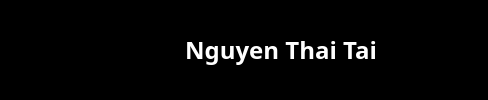
     <widget class="QFrame" name="main_header">
      <property name="maximumSize">
       <size>
        <width>16777215</width>
        <height>16777215</height>
       </size>
      </property>
      <property name="styleSheet">
       <string notr="true">QFrame
{
	border-bottom: 1px solid #000;
	background-color: rgb(0, 0, 0);
}
</string>
      </property>
      <property name="frameShape">
       <enum>QFrame::WinPanel</enum>
      </property>
      <property name="frameShadow">
       <enum>QFrame::Raised</enum>
      </property>
      <layout class="QHBoxLayout" name="horizontalLayout_2">
       <property name="spacing">
        <number>0</number>
       </property>
       <property name="leftMargin">
        <number>0</number>
       </property>
       <property name="topMargin">
        <number>0</number>
       </property>
       <property name="rightMargin">
        <number>0</number>
       </property>
       <property name="bottomMargin">
        <number>0</number>
       </property>
       <item>
        <widget class="QFrame" name="tittle_bar_container">
         <property name="enabled">
          <bool>true</bool>
         </property>
         <property name="maximumSize">
          <size>
           <width>16777215</width>
           <height>16777215</height>
          </size>
         </property>
         <property name="styleSheet">
          <string notr="true">
background-color: rgb(0, 0, 0);</string>
         </property>
         <property name="frameShape">
          <enum>QFrame::StyledPanel</enum>
         </property>
         <property name="frameShadow">
          <enum>QFrame::Raised</enum>
         </property>
         <layout class="QHBoxLayout" name="horizontalLayout_5">
          <property name="spacing">
           <number>0</number>
          </property>
          <property name="leftMargin">
           <number>0</number>
          </property>
          <property name="topMargin">
           <number>0</number>
          </property>
          <property name="rightMargin">
           <number>0</number>
          </property>
          <property name="bottomMargin">
           <number>0</number>
          </property>
          <item>
           <widget class="QFrame" name="left_menu_toggle">
            <property name="maximumSize">
             <size>
              <width>50</width>
              <height>16777215</height>
             </size>
            </property>
            <property name="styleSheet">
             <string notr="true">QFrame{
	background-color: #000;
}
QPushButton{
	padding: 5px 10px;
	border: none;
	border-radius: 10px;
	background-color: #000;
	color: #fff
}
QPushButton:Hover
{
		background-color: rgb(0, 92, 157);
}</string>
            </property>
            <property name="frameShape">
             <enum>QFrame::StyledPanel</enum>
            </property>
            <property name="frameShadow">
             <enum>QFrame::Raised</enum>
            </property>
            <layout class="QHBoxLayout" name="horizontalLayout_4">
             <property name="spacing">
              <number>0</number>
             </property>
             <property name="leftMargin">
              <number>0</number>
             </property>
             <property name="topMargin">
              <number>0</number>
             </property>
             <property name="rightMargin">
              <number>0</number>
             </property>
             <property name="bottomMargin">
              <number>0</number>
             </property>
             <item>
              <widget class="QPushButton" name="pushButton">
               <property name="maximumSize">
                <size>
                 <width>16777215</width>
                 <height>50</height>
                </size>
               </property>
               <property name="styleSheet">
                <string notr="true">QPushButton{
	border-radius: 5px;
}
QPushButton:hover{
	
	background-color: rgb(0, 92, 157 );
}

</string>
               </property>
               <property name="text">
                <string/>
               </property>
               <property name="icon">
                <iconset resource="nike_app.qrc">
                 <normaloff>:/icons/resources/icons/cil-menu.png</normaloff>:/icons/resources/icons/cil-menu.png</iconset>
               </property>
               <property name="iconSize">
                <size>
                 <width>24</width>
                 <height>24</height>
                </size>
               </property>
              </widget>
             </item>
            </layout>
           </widget>
          </item>
          <item>
           <widget class="QFrame" name="tittle_bar">
            <property name="font">
             <font>
              <pointsize>15</pointsize>
             </font>
            </property>
            <property name="styleSheet">
             <string notr="true">QLabel
{
	color: #fff;
}</string>
            </property>
            <property name="frameShape">
             <enum>QFrame::StyledPanel</enum>
            </property>
            <property name="frameShadow">
             <enum>QFrame::Raised</enum>
            </property>
            <layout class="QHBoxLayout" name="horizontalLayout_6">
             <item>
              <widget class="QFrame" name="logo">
               <property name="minimumSize">
                <size>
                 <width>70</width>
                 <height>0</height>
                </size>
               </property>
               <property name="maximumSize">
                <size>
                 <width>70</width>
                 <height>150</height>
                </size>
               </property>
               <property name="styleSheet">
                <string notr="true">border-image: url(:/images/resources/images/R-removebg-preview.png);
border: -17px solid rgb(1, 90, 153);</string>
               </property>
               <property name="frameShape">
                <enum>QFrame::StyledPanel</enum>
               </property>
               <property name="frameShadow">
                <enum>QFrame::Raised</enum>
               </property>
              </widget>
             </item>
             <item>
              <widget class="QFrame" name="frame_2">
               <property name="minimumSize">
                <size>
                 <width>40</width>
                 <height>0</height>
                </size>
               </property>
               <property name="maximumSize">
                <size>
                 <width>40</width>
                 <height>16777215</height>
                </size>
               </property>
               <property name="styleSheet">
                <string notr="true">image: url(:/images/resources/images/VietNam.png);</string>
               </property>
               <property name="frameShape">
                <enum>QFrame::StyledPanel</enum>
               </property>
               <property name="frameShadow">
                <enum>QFrame::Raised</enum>
               </property>
              </widget>
             </item>
             <item>
              <widget class="QLabel" name="label_4">
               <property name="font">
                <font>
                 <family>UTM NguyenHa 01</family>
                 <pointsize>18</pointsize>
                 <weight>75</weight>
                 <bold>true</bold>
                </font>
               </property>
               <property name="text">
                <string>Nguyen Thai Tai</string>
               </property>
               <property name="alignment">
                <set>Qt::AlignCenter</set>
               </property>
              </widget>
             </item>
            </layout>
           </widget>
          </item>
         </layout>
        </widget>
       </item>
       <item>
        <widget class="QFrame" name="top_right_btns">
         <property name="maximumSize">
          <size>
           <width>100</width>
           <height>16777215</height>
          </size>
         </property>
         <property name="styleSheet">
          <string notr="true">background-color: rgb(0, 0, 0);</string>
         </property>
         <property name="frameShape">
          <enum>QFrame::StyledPanel</enum>
         </property>
         <property name="frameShadow">
          <enum>QFrame::Raised</enum>
         </property>
         <layout class="QHBoxLayout" name="horizontalLayout_3">
          <property name="spacing">
           <number>0</number>
          </property>
          <property name="leftMargin">
           <number>0</number>
          </property>
          <property name="topMargin">
           <number>0</number>
          </property>
          <property name="rightMargin">
           <number>0</number>
          </property>
          <property name="bottomMargin">
           <number>0</number>
          </property>
          <item>
           <widget class="QPushButton" name="restoreButton">
            <property name="cursor">
             <cursorShape>PointingHandCursor</cursorShape>
            </property>
            <property name="styleSheet">
             <string notr="true">QPushButton{
	border-radius: 5px;
}
QPushButton:hover{
	
	background-color: rgb(0, 92, 157 );
}

</string>
            </property>
            <property name="text">
             <string/>
            </property>
            <property name="icon">
             <iconset resource="nike_app.qrc">
              <normaloff>:/icons/resources/icons/cil-window-restore.png</normaloff>:/icons/resources/icons/cil-window-restore.png</iconset>
            </property>
            <property name="iconSize">
             <size>
              <width>24</width>
              <height>24</height>
             </size>
            </property>
           </widget>
          </item>
          <item>
           <widget class="QPushButton" name="minimizeButton">
            <property name="cursor">
             <cursorShape>PointingHandCursor</cursorShape>
            </property>
            <property name="styleSheet">
             <string notr="true">QPushButton{
	border-radius: 5px;
}
QPushButton:hover{
	
	background-color: rgb(0, 92, 157 );
}

</string>
            </property>
            <property name="text">
             <string/>
            </property>
            <property name="icon">
             <iconset resource="nike_app.qrc">
              <normaloff>:/icons/resources/icons/cil-minus.png</normaloff>:/icons/resources/icons/cil-minus.png</iconset>
            </property>
            <property name="iconSize">
             <size>
              <width>24</width>
              <height>24</height>
             </size>
            </property>
           </widget>
          </item>
          <item>
           <widget class="QPushButton" name="closeButton">
            <property name="cursor">
             <cursorShape>PointingHandCursor</cursorShape>
            </property>
            <property name="styleSheet">
             <string notr="true">QPushButton{
	border-radius: 5px;
}
QPushButton:hover{
	
	background-color: rgb(0, 92, 157 );
}

</string>
            </property>
            <property name="text">
             <string/>
            </property>
            <property name="icon">
             <iconset resource="nike_app.qrc">
              <normaloff>:/icons/resources/icons/cil-x.png</normaloff>:/icons/resources/icons/cil-x.png</iconset>
            </property>
            <property name="iconSize">
             <size>
              <width>24</width>
              <height>24</height>
             </size>
            </property>
           </widget>
          </item>
         </layout>
        </widget>
       </item>
      </layout>
     </widget>
